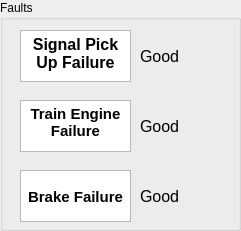
     <widget class="QGroupBox" name="fault_box">
      <property name="geometry">
       <rect>
        <x>500</x>
        <y>60</y>
        <width>241</width>
        <height>231</height>
       </rect>
      </property>
      <property name="title">
       <string>Faults</string>
      </property>
      <widget class="QTextBrowser" name="signal_txt">
       <property name="geometry">
        <rect>
         <x>20</x>
         <y>30</y>
         <width>111</width>
         <height>52</height>
        </rect>
       </property>
       <property name="verticalScrollBarPolicy">
        <enum>Qt::ScrollBarAlwaysOff</enum>
       </property>
       <property name="horizontalScrollBarPolicy">
        <enum>Qt::ScrollBarAlwaysOff</enum>
       </property>
       <property name="html">
        <string>&lt;!DOCTYPE HTML PUBLIC &quot;-//W3C//DTD HTML 4.0//EN&quot; &quot;http://www.w3.org/TR/REC-html40/strict.dtd&quot;&gt;
&lt;html&gt;&lt;head&gt;&lt;meta name=&quot;qrichtext&quot; content=&quot;1&quot; /&gt;&lt;meta charset=&quot;utf-8&quot; /&gt;&lt;style type=&quot;text/css&quot;&gt;
p, li { white-space: pre-wrap; }
hr { height: 1px; border-width: 0; }
li.unchecked::marker { content: &quot;\2610&quot;; }
li.checked::marker { content: &quot;\2612&quot;; }
&lt;/style&gt;&lt;/head&gt;&lt;body style=&quot; font-family:'Segoe UI'; font-size:10pt; font-weight:400; font-style:normal;&quot;&gt;
&lt;p align=&quot;center&quot; style=&quot; margin-top:0px; margin-bottom:0px; margin-left:0px; margin-right:0px; -qt-block-indent:0; text-indent:0px;&quot;&gt;&lt;span style=&quot; font-family:'MS Shell Dlg 2'; font-size:12pt; font-weight:600;&quot;&gt;Signal Pick Up Failure&lt;/span&gt;&lt;/p&gt;&lt;/body&gt;&lt;/html&gt;</string>
       </property>
      </widget>
      <widget class="QTextBrowser" name="engine_txt">
       <property name="geometry">
        <rect>
         <x>20</x>
         <y>100</y>
         <width>111</width>
         <height>52</height>
        </rect>
       </property>
       <property name="verticalScrollBarPolicy">
        <enum>Qt::ScrollBarAlwaysOff</enum>
       </property>
       <property name="horizontalScrollBarPolicy">
        <enum>Qt::ScrollBarAlwaysOff</enum>
       </property>
       <property name="html">
        <string>&lt;!DOCTYPE HTML PUBLIC &quot;-//W3C//DTD HTML 4.0//EN&quot; &quot;http://www.w3.org/TR/REC-html40/strict.dtd&quot;&gt;
&lt;html&gt;&lt;head&gt;&lt;meta name=&quot;qrichtext&quot; content=&quot;1&quot; /&gt;&lt;meta charset=&quot;utf-8&quot; /&gt;&lt;style type=&quot;text/css&quot;&gt;
p, li { white-space: pre-wrap; }
hr { height: 1px; border-width: 0; }
li.unchecked::marker { content: &quot;\2610&quot;; }
li.checked::marker { content: &quot;\2612&quot;; }
&lt;/style&gt;&lt;/head&gt;&lt;body style=&quot; font-family:'Segoe UI'; font-size:10pt; font-weight:400; font-style:normal;&quot;&gt;
&lt;p align=&quot;center&quot; style=&quot; margin-top:0px; margin-bottom:0px; margin-left:0px; margin-right:0px; -qt-block-indent:0; text-indent:0px;&quot;&gt;&lt;span style=&quot; font-family:'MS Shell Dlg 2'; font-size:11pt; font-weight:600;&quot;&gt;Train Engine Failure&lt;/span&gt;&lt;/p&gt;&lt;/body&gt;&lt;/html&gt;</string>
       </property>
      </widget>
      <widget class="QTextBrowser" name="brake_fail_txt">
       <property name="geometry">
        <rect>
         <x>20</x>
         <y>170</y>
         <width>111</width>
         <height>52</height>
        </rect>
       </property>
       <property name="verticalScrollBarPolicy">
        <enum>Qt::ScrollBarAlwaysOff</enum>
       </property>
       <property name="horizontalScrollBarPolicy">
        <enum>Qt::ScrollBarAlwaysOff</enum>
       </property>
       <property name="html">
        <string>&lt;!DOCTYPE HTML PUBLIC &quot;-//W3C//DTD HTML 4.0//EN&quot; &quot;http://www.w3.org/TR/REC-html40/strict.dtd&quot;&gt;
&lt;html&gt;&lt;head&gt;&lt;meta name=&quot;qrichtext&quot; content=&quot;1&quot; /&gt;&lt;meta charset=&quot;utf-8&quot; /&gt;&lt;style type=&quot;text/css&quot;&gt;
p, li { white-space: pre-wrap; }
hr { height: 1px; border-width: 0; }
li.unchecked::marker { content: &quot;\2610&quot;; }
li.checked::marker { content: &quot;\2612&quot;; }
&lt;/style&gt;&lt;/head&gt;&lt;body style=&quot; font-family:'Segoe UI'; font-size:10pt; font-weight:400; font-style:normal;&quot;&gt;
&lt;p align=&quot;center&quot; style=&quot;-qt-paragraph-type:empty; margin-top:0px; margin-bottom:0px; margin-left:0px; margin-right:0px; -qt-block-indent:0; text-indent:0px; font-family:'MS Shell Dlg 2'; font-size:8.25pt;&quot;&gt;&lt;br /&gt;&lt;/p&gt;
&lt;p align=&quot;center&quot; style=&quot; margin-top:0px; margin-bottom:0px; margin-left:0px; margin-right:0px; -qt-block-indent:0; text-indent:0px;&quot;&gt;&lt;span style=&quot; font-family:'MS Shell Dlg 2'; font-size:11pt; font-weight:600;&quot;&gt;Brake Failure&lt;/span&gt;&lt;/p&gt;&lt;/body&gt;&lt;/html&gt;</string>
       </property>
      </widget>
      <widget class="QLabel" name="signal_display">
       <property name="geometry">
        <rect>
         <x>140</x>
         <y>30</y>
         <width>81</width>
         <height>52</height>
        </rect>
       </property>
       <property name="font">
        <font>
         <pointsize>12</pointsize>
        </font>
       </property>
       <property name="text">
        <string>Good</string>
       </property>
      </widget>
      <widget class="QLabel" name="engine_display">
       <property name="geometry">
        <rect>
         <x>140</x>
         <y>100</y>
         <width>81</width>
         <height>52</height>
        </rect>
       </property>
       <property name="font">
        <font>
         <pointsize>12</pointsize>
        </font>
       </property>
       <property name="text">
        <string>Good</string>
       </property>
      </widget>
      <widget class="QLabel" name="brake_display">
       <property name="geometry">
        <rect>
         <x>140</x>
         <y>170</y>
         <width>81</width>
         <height>52</height>
        </rect>
       </property>
       <property name="font">
        <font>
         <pointsize>12</pointsize>
        </font>
       </property>
       <property name="text">
        <string>Good</string>
       </property>
      </widget>
     </widget>
